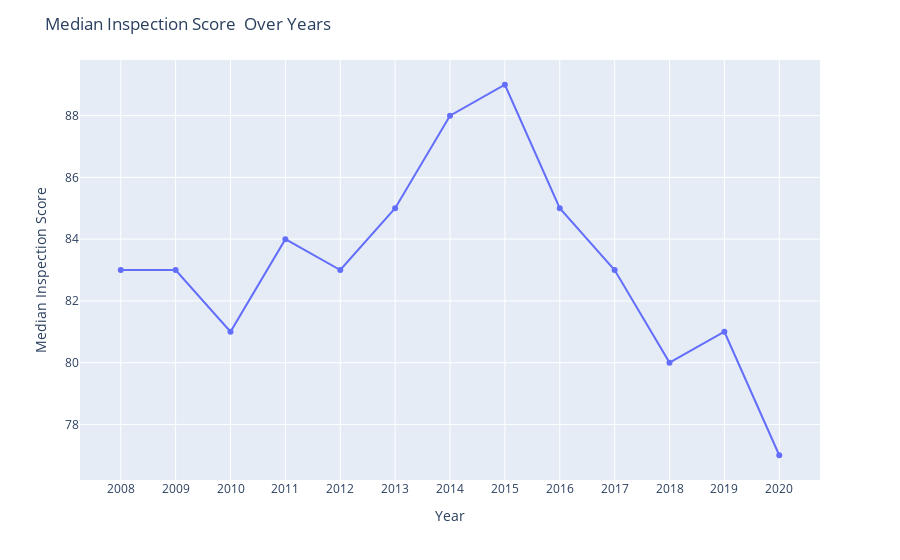

Write notebook code for a chart like this one.
### Code cell
fig = px.line(year, x='year', y='50%', markers=True)
fig.update_layout(
    title='Median Inspection Score  Over Years',
    xaxis_title='Year',
    yaxis_title='Median Inspection Score',
    legend_title_text='Legend')

# Show the plot
fig.show()

### Figure 1 — Plotly figure (JSON) as saved in the notebook; plotly's stock layout.template omitted (floating-point values rounded to 4 significant figures)
{"data": [{"hovertemplate": "year=%{x}<br>50%=%{y}<extra></extra>", "legendgroup": "", "line": {"color": "#636efa", "dash": "solid"}, "marker": {"symbol": "circle"}, "mode": "markers+lines", "name": "", "orientation": "v", "showlegend": false, "type": "scatter", "x": ["2008", "2009", "2010", "2011", "2012", "2013", "2014", "2015", "2016", "2017", "2018", "2019", "2020"], "xaxis": "x", "y": [83, 83, 81, 84, 83, 85, 88, 89, 85, 83, 80, 81, 77], "yaxis": "y"}], "layout": {"legend": {"title": {"text": "Legend"}, "tracegroupgap": 0}, "margin": {"t": 60}, "title": {"text": "Median Inspection Score  Over Years"}, "xaxis": {"anchor": "y", "domain": [0, 1], "title": {"text": "Year"}}, "yaxis": {"anchor": "x", "domain": [0, 1], "title": {"text": "Median Inspection Score"}}}}
